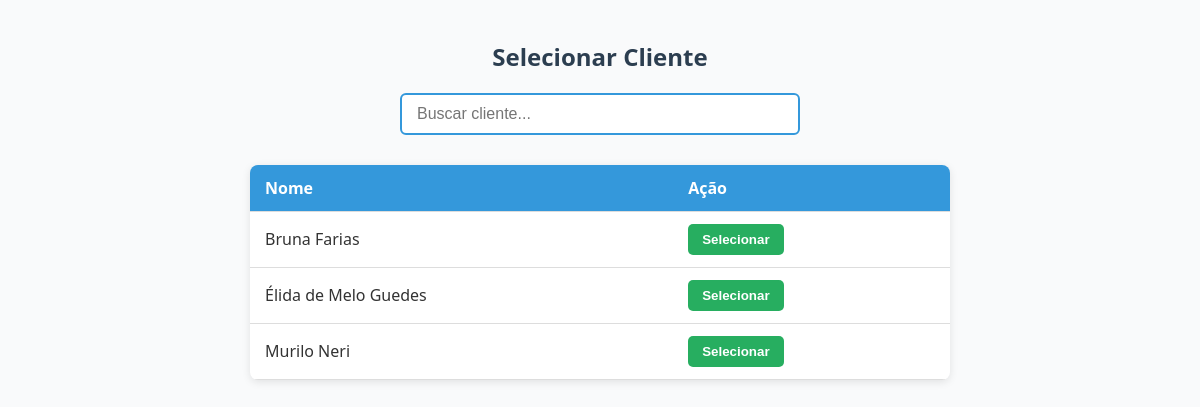
The page /site_completo/selecionar_cliente.php on the database as committed earlier.
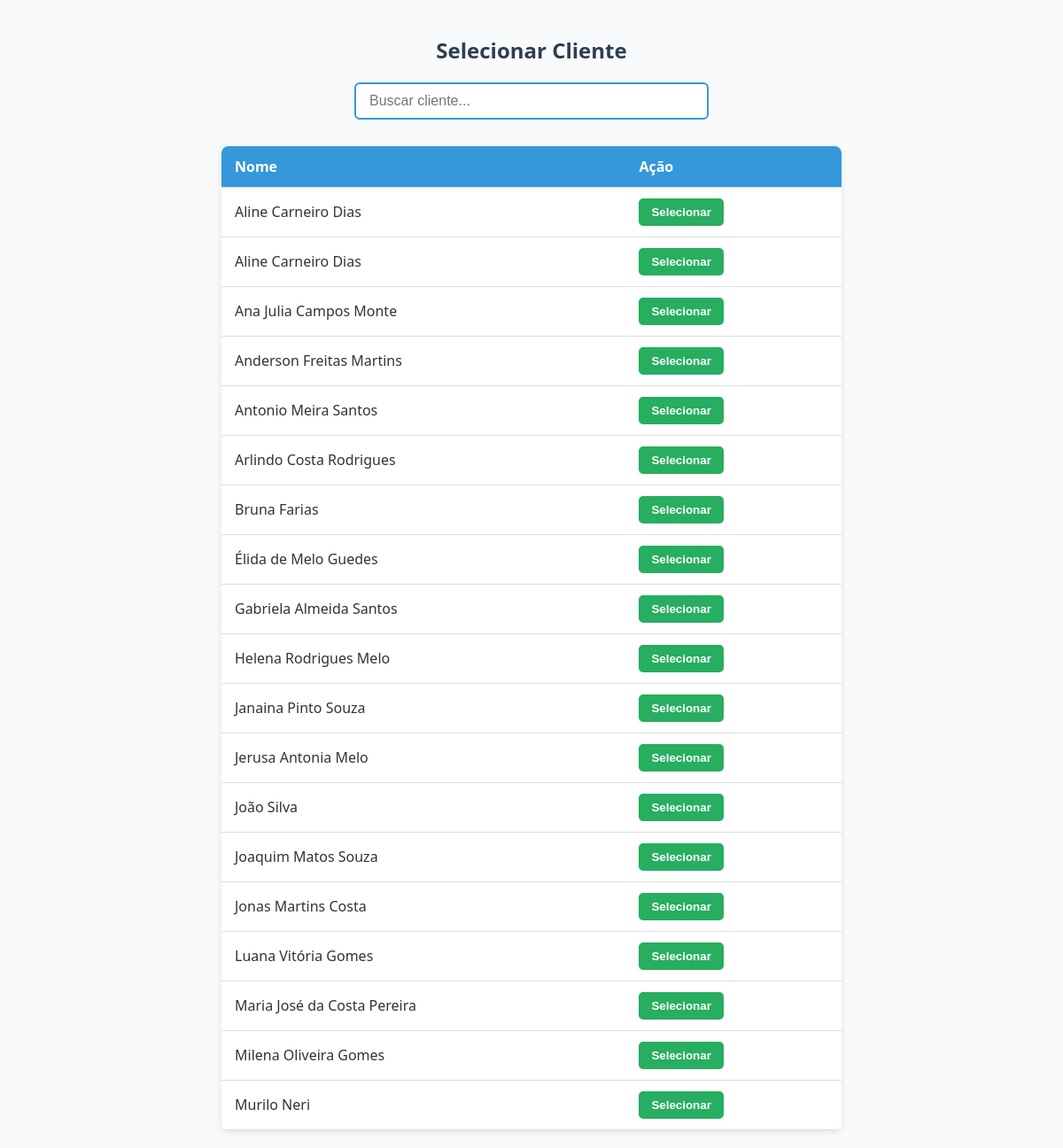
The same page on the database as committed later.
### tables this page shows
CREATE TABLE `clientes` (
  `id` int(11) NOT NULL,
  `nome` varchar(100) NOT NULL,
  `cpf` varchar(11) NOT NULL,
  `email` varchar(100) NOT NULL,
  `login` varchar(50) NOT NULL,
  `senha` varchar(255) NOT NULL,
  `status` enum('ativo','inativo') DEFAULT 'ativo',
  `endereco` varchar(255) NOT NULL,
  `data_nascimento` date NOT NULL,
  `contato` varchar(20) NOT NULL
);

### site_completo/selecionar_cliente.php (the view, shortened to what this page needs)
<?php
include 'conexao.php';
$busca = $_GET['busca'] ?? '';
$busca = $conn->real_escape_string($busca);
$sql = "SELECT id, nome FROM clientes WHERE nome LIKE '%$busca%' ORDER BY nome";
$result = $conn->query($sql);
?>
<!DOCTYPE html>
<html lang="pt-BR">
<head>
</head>
<body>
<h2>Selecionar Cliente</h2>
<input type="text" id="busca" value="<?= htmlspecialchars($busca) ?>" placeholder="Buscar cliente..." onkeyup="filtrar()" autofocus />
<table>
    <thead>
        <tr><th>Nome</th><th>Ação</th></tr>
    </thead>
    <tbody>
    <?php while ($row = $result->fetch_assoc()) { ?>
        <tr>
            <td><?= htmlspecialchars($row['nome']) ?></td>
            <td><button onclick="selecionarCliente('<?= $row['id'] ?>', '<?= addslashes(htmlspecialchars($row['nome'])) ?>')">Selecionar</button></td>
        </tr>
    <?php } ?>
    </tbody>
</table>
</body>
</html>

Rows that differ between the two databases and show on the page:
added clientes: nome "Aline Carneiro Dias"
added clientes: nome "Aline Carneiro Dias"
added clientes: nome "Ana Julia Campos Monte"
added clientes: nome "Anderson Freitas Martins"
added clientes: nome "Antonio Meira Santos"
added clientes: nome "Arlindo Costa Rodrigues"
added clientes: nome "Gabriela Almeida Santos"
added clientes: nome "Helena Rodrigues Melo"
added clientes: nome "Janaina Pinto Souza"
added clientes: nome "Jerusa Antonia Melo"
added clientes: nome "João Silva"
added clientes: nome "Joaquim Matos Souza"
added clientes: nome "Jonas Martins Costa"
added clientes: nome "Luana Vitória Gomes"
added clientes: nome "Maria José da Costa Pereira"
added clientes: nome "Milena Oliveira Gomes"
